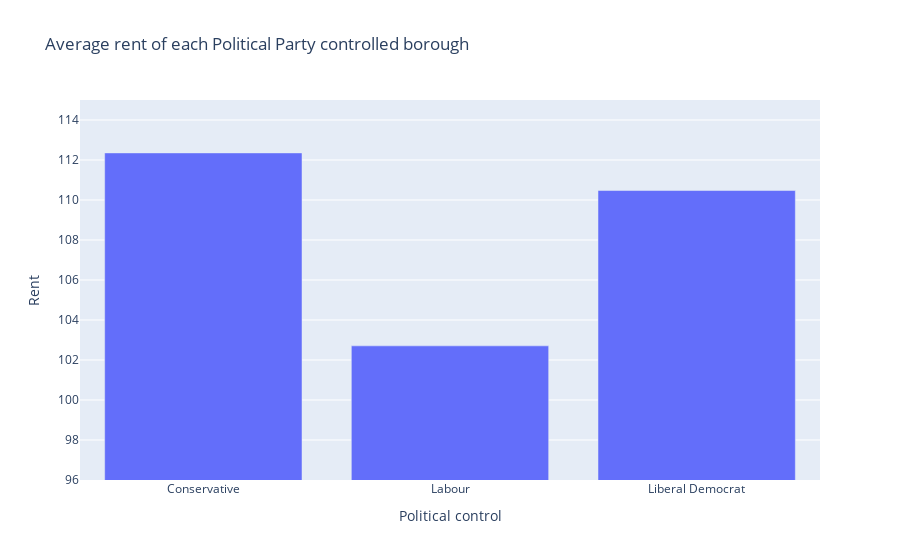

Source (notebook cell):
### Markdown cell above
Let's group the data by Political Control to help show affluent areas

### Code cell
political_control = df.groupby('Political control', as_index=False)['Rent'].mean()
fig = px.bar(political_control, x="Political control", y="Rent", title='Average rent of each Political Party controlled borough') 
fig.update_layout(yaxis_range=[96,115])
fig.show()

### Figure 1 — Plotly figure (JSON) as saved in the notebook; plotly's stock layout.template omitted (floating-point values rounded to 4 significant figures)
{"data": [{"alignmentgroup": "True", "hovertemplate": "Political control=%{x}<br>Rent=%{y}<extra></extra>", "legendgroup": "", "marker": {"color": "#636efa"}, "name": "", "offsetgroup": "", "orientation": "v", "showlegend": false, "textposition": "auto", "type": "bar", "x": ["Conservative", "Labour", "Liberal Democrat"], "xaxis": "x", "y": [112.4, 102.7, 110.5], "yaxis": "y"}], "layout": {"barmode": "relative", "legend": {"tracegroupgap": 0}, "title": {"text": "Average rent of each Political Party controlled borough"}, "xaxis": {"anchor": "y", "domain": [0, 1], "title": {"text": "Political control"}}, "yaxis": {"anchor": "x", "domain": [0, 1], "range": [96, 115], "title": {"text": "Rent"}}}}
